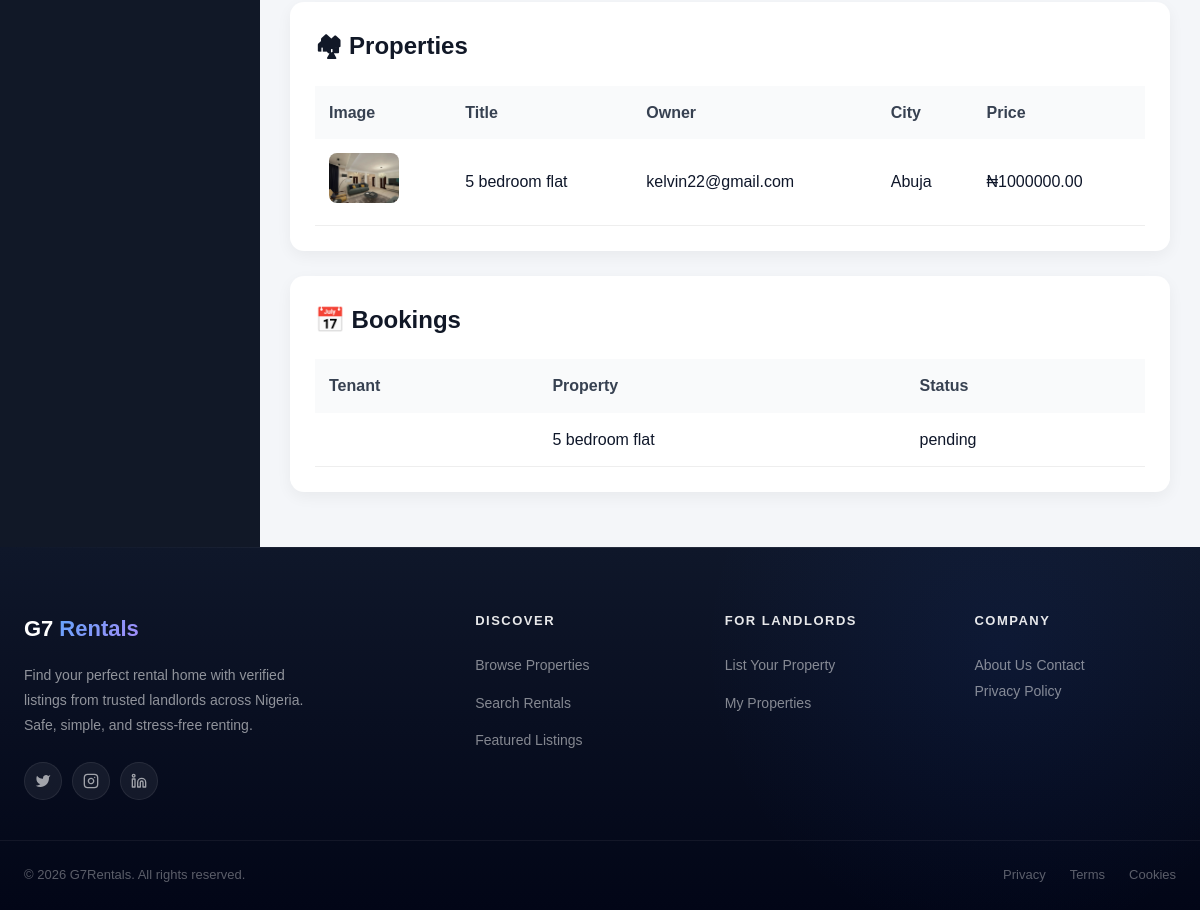
The app's page /dashboard/ (signed in, lower part), older data.
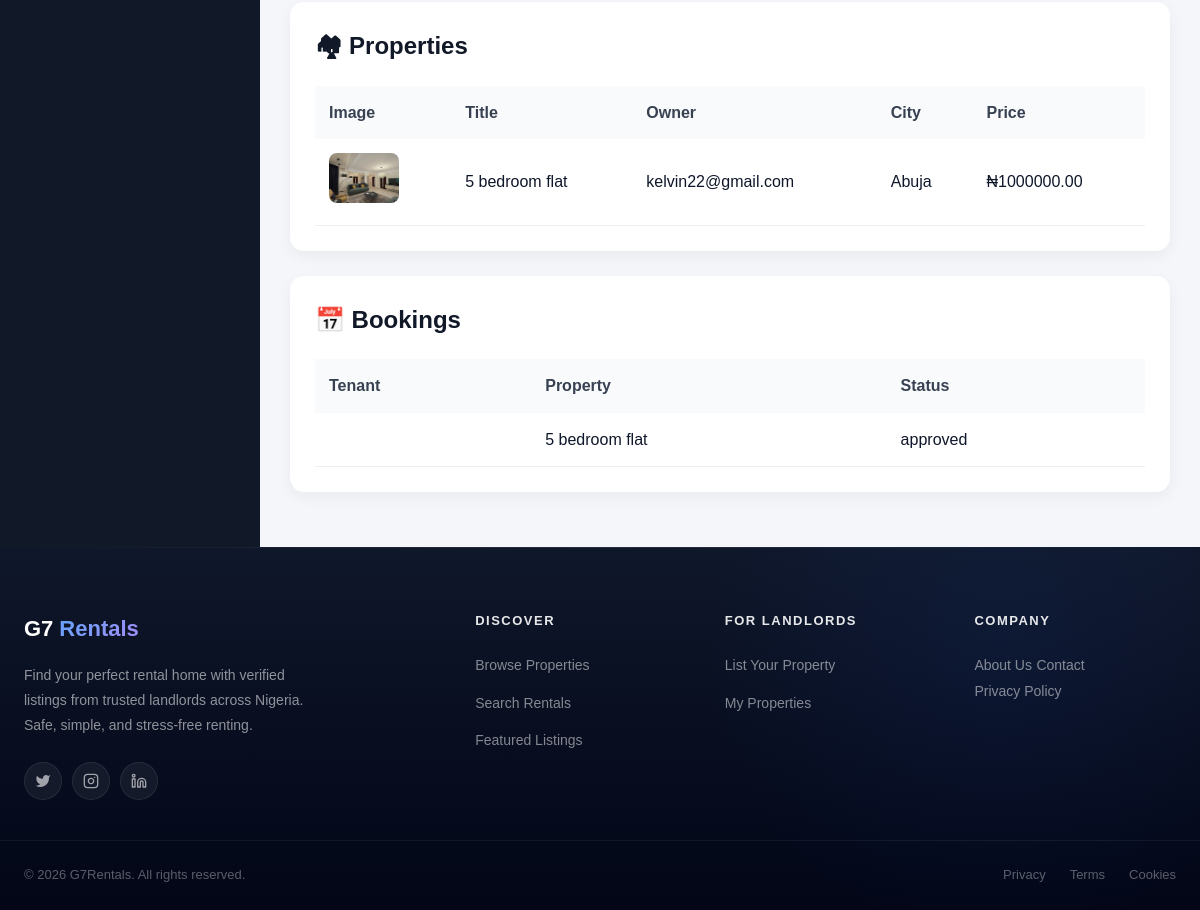
The same page, newer data.
### bookings/models.py (models this page shows, shortened)
class Booking(models.Model):
    STATUS_CHOICES = [
        ('pending', 'Pending'),
        ('approved', 'Approved'),
        ('rejected', 'Rejected'),
        ('cancelled', 'Cancelled'),
    ]
    property = models.ForeignKey(
        'listings.Property',
        on_delete=models.CASCADE,
        related_name='bookings'
    )
    tenant = models.ForeignKey(
    settings.AUTH_USER_MODEL,
    on_delete=models.CASCADE,
    related_name='tenant_bookings',
    null=True,
    blank=True
    )
    landlord = models.ForeignKey(
        settings.AUTH_USER_MODEL,
        on_delete=models.CASCADE,
        related_name='landlord_bookings',
        null=True,
        blank=True
    )
    start_date = models.DateField()
    end_date = models.DateField()
    total_price = models.DecimalField(max_digits=12, decimal_places=2, default=0)
    status = models.CharField(max_length=20, choices=STATUS_CHOICES, default='pending')
    notes = models.TextField(blank=True)
    created_at = models.DateTimeField(auto_now_add=True)
    updated_at = models.DateTimeField(auto_now=True)
    class Meta:
        ordering = ['-created_at']

### listings/models.py (models this page shows, shortened)
class Property(models.Model):
    PROPERTY_TYPE_CHOICES = [
        ('apartment', 'Apartment'),
        ('house', 'House'),
        ('studio', 'Studio'),
        ('condo', 'Condo'),
        ('townhouse', 'Townhouse'),
        ('commercial', 'Commercial'),
    ]
    STATUS_CHOICES = [
        ('vacant', 'Vacant'),
        ('occupied', 'Occupied'),
        ('maintenance', 'Under Maintenance'),
    ]
    owner = models.ForeignKey(
        User,
        on_delete=models.CASCADE,
        related_name='properties'
    )
    title = models.CharField(max_length=200)
    description = models.TextField(blank=True)
    price = models.DecimalField(max_digits=12, decimal_places=2)
    address = models.CharField(max_length=255, default="")
    city = models.CharField(max_length=100, default="Abuja")
    state = models.CharField(max_length=100, blank=True)
    zip_code = models.CharField(max_length=20, blank=True)
    location = models.CharField(max_length=255, blank=True, help_text="Neighborhood or area description")
    property_type = models.CharField(max_length=20, choices=PROPERTY_TYPE_CHOICES, default='apartment')
    bedrooms = models.PositiveIntegerField(default=1)
    bathrooms = models.DecimalField(max_digits=3, decimal_places=1, default=1.0)
    sqft = models.PositiveIntegerField(default=0, verbose_name="Square Feet")
    image = models.ImageField(upload_to='properties/')
    status = models.CharField(max_length=20, choices=STATUS_CHOICES, default='vacant')
    is_available = models.BooleanField(default=True)
    amenities = models.CharField(max_length=500, blank=True, help_text="Comma-separated: Pool, Gym, WiFi, etc.")
    created_at = models.DateTimeField(auto_now_add=True)
    updated_at = models.DateTimeField(auto_now=True)
    class Meta:
        ordering = ['-created_at']

### dashboard/views.py (the view)
# urls.py: path('', views.admin_dashboard, name='admin_dashboard'),
@login_required
def admin_dashboard(request):
    if not request.user.is_superuser:
        return HttpResponseForbidden("Access denied")
    landlords = User.objects.filter(user_type='landlord')
    tenants = User.objects.filter(user_type='tenant')
    properties = Property.objects.all().order_by('-created_at')
    bookings = Booking.objects.all()
    context = {
        'landlords': landlords,
        'tenants': tenants,
        'properties': properties,
        'bookings': bookings,
        'total_landlords': landlords.count(),
        'total_tenants': tenants.count(),
        'total_properties': properties.count(),
        'total_bookings': bookings.count(),
    }
    return render(request, 'dashboard/admin_dashboard.html', context)

### listings/context_processors.py (called while the page is built)
def pending_bookings_count(request):
    count = 0
    if request.user.is_authenticated and getattr(request.user, 'user_type', None) == 'landlord':
        count = Booking.objects.filter(
            property__owner=request.user,
            status='pending'
        ).count()
    return {'pending_bookings_count': count}

### dashboard/templates/dashboard/admin_dashboard.html (shortened to what this page needs)
{% extends 'accounts/base.html' %}
{% block content %}
<div class="dashboard">
    <div class="sidebar">
    </div>
    <div class="main">
        <div class="content">
            <div class="section">
                <h2>🏘 Properties</h2>
                <div class="table-wrapper">
                    <table>
                        <tr>
                            <th>Image</th>
                            <th>Title</th>
                            <th>Owner</th>
                            <th>City</th>
                            <th>Price</th>
                        </tr>
                        {% for property in properties %}
                        <tr>
                            <td>
                                <img src="{{ property.image.url }}"
                                     class="property-img">
                            </td>
                            <td>{{ property.title }}</td>
                            <td>{{ property.owner.email }}</td>
                            <td>{{ property.city }}</td>
                            <td>₦{{ property.price }}</td>
                        </tr>
                        {% endfor %}
                    </table>
                </div>
            </div>
            <div class="section">
                <h2>📅 Bookings</h2>
                <div class="table-wrapper">
                    <table>
                        <tr>
                            <th>Tenant</th>
                            <th>Property</th>
                            <th>Status</th>
                        </tr>
                        {% for booking in bookings %}
                        <tr>
                            <td>{{ booking.user.email }}</td>
                            <td>{{ booking.property.title }}</td>
                            <td>{{ booking.status }}</td>
                        </tr>
                        {% endfor %}
                    </table>
                </div>
            </div>
        </div>
    </div>
</div>
{% endblock %}

Row changes from the older to the newer data that the page shows:
changed Booking "5 bedroom flat": status "pending" → "approved"
